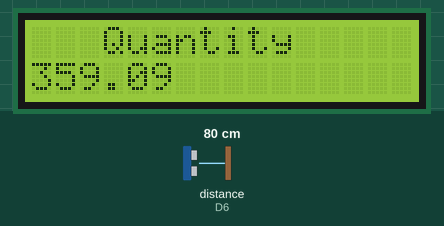
Recording of a sketch running on a simulated ESP8266 (NodeMCU). Parts: 16×2 character LCD. Wiring (inferred from the names in the program): ultrasonic range finder: trigger D5; echo D6. The inputs (shaded band) are chosen by the test bench; at power-on: distance to the obstacle (sensor on D6) 80 cm. The echo pulse lasts 58.3 µs per cm; what the sketch prints to the serial monitor is not drawn.

Above: at 1.6 s.
1.7 s: distance to the obstacle (sensor on D6) set to 2 cm
At 4.2 s:
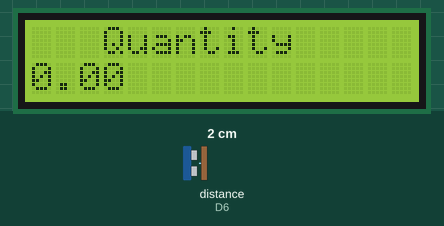
4.6 s: distance to the obstacle (sensor on D6) set to 4 cm
At 7.1 s:
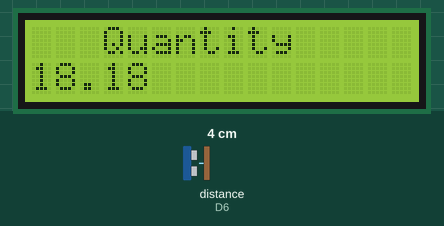
7.6 s: distance to the obstacle (sensor on D6) set to 9 cm
At 10.1 s:
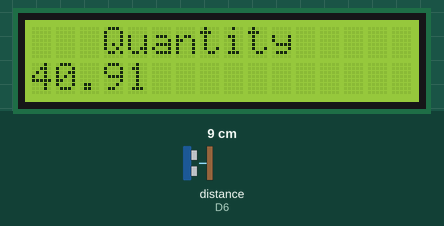
Timing chart, 0 to 11.6 s (numbered marks = the images above; inputs shaded):
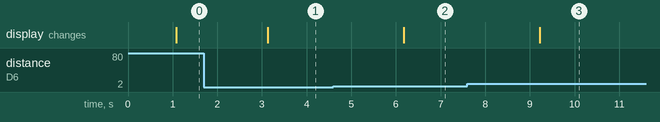

The sketch:

bin.ino
```cpp
#include <LiquidCrystal_I2C.h>
#include <Wire.h>

LiquidCrystal_I2C lcd(0x27, 16, 2);
const int trigPin = D5;
const int echoPin = D6;

long duration, distance;

void setup() {
  Serial.begin(115200);
  Wire.begin(D2, D1);
  lcd.begin(); // initialize the lcd
  pinMode(trigPin, OUTPUT);
  pinMode(echoPin, INPUT);
}

void ultrsc() {
  digitalWrite(trigPin, LOW);
  delayMicroseconds(2);
  digitalWrite(trigPin, HIGH);
  delayMicroseconds(10);
  digitalWrite(trigPin, LOW);
  duration = pulseIn(echoPin, HIGH);
  distance = (duration * 0.0343) / 2;
  Serial.print("Distance: ");
  Serial.print(distance);
  Serial.println(" cm");
  delay(1000);
}

void lcddisp()
{
  lcd.clear();                  // clear display
  lcd.setCursor(3, 0);          // move cursor to   (3, 0)
  lcd.print("Quantity");
  distance=distance;
  if(distance<3)
    distance=0;
  double percent=distance*4.54545455;     // print message at (3, 0)
  lcd.setCursor(0, 1);          // move cursor to   (0, 1)
  lcd.print(percent); // print message at (0, 1)                  // display the above for two seconds
}

void loop(){
  ultrsc();
  lcddisp();
}
```

Measured:
- after the input at 1.7 s, the display: changes after 1.4 s (image 1)
- after the input at 4.6 s, the display: changes after 1.6 s (image 2)
- after the input at 7.6 s, the display: changes after 1.6 s (image 3)
